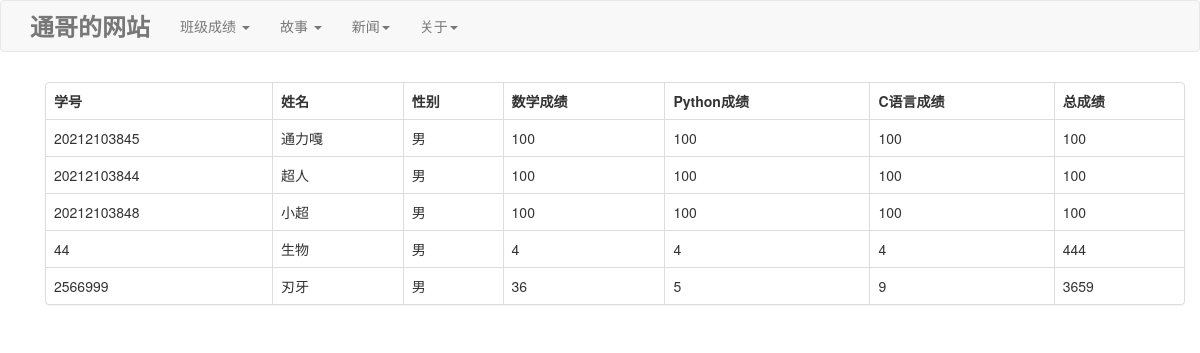
The app's page /banji/ (signed in) with its own data.
### app/models.py (models this page shows)
class Userment(models.Model):
    id = models.CharField(verbose_name='学号',max_length=11,primary_key=True)
    name=models.CharField(verbose_name='姓名',max_length=16)
    gender = models.CharField(verbose_name="性别",max_length=5)
    math=models.IntegerField(verbose_name='数学')
    python = models.IntegerField(verbose_name='python')
    C = models.IntegerField(verbose_name='C')
    coun = models.IntegerField(verbose_name='总分')

### app/views.py (the view)
# urls.py: path('banji/', app.views.banji),
def banji(request):
    if request.session.keys():
        pus = models.Userment.objects.all()
        return render(request, "banji.html", {"data": pus})
    else:
        return redirect("/denglu/")

### app/templates/banji.html (shortened to what this page needs)
{% extends 'muban.html' %}
{% block content %}
    <div>
        <div class="container">
            <div class="panel panel-default">
                <table class="table table-bordered">
                    <thead>
                    <tr>
                        <th>学号</th>
                        <th>姓名</th>
                        <th>性别</th>
                        <th>数学成绩</th>
                        <th>Python成绩</th>
                        <th>C语言成绩</th>
                        <th>总成绩</th>
                    </tr>
                    </thead>
                    <tbody>
                    {% for data in data %}
                        <tr>
                            <td>{{ data.id }}</td>
                            <td>{{ data.name }}</td>
                            <td>{{ data.gender }}</td>
                            <td>{{ data.math }}</td>
                            <td>{{ data.python}}</td>
                            <td>{{ data.C }}</td>
                            <td>{{ data.coun }}</td>
                        </tr>
                    {% endfor %}
                    </tbody>
                </table>
            </div>
        </div>
    </div>
{% endblock %}

### app/templates/muban.html (shortened to what this page needs)
<!DOCTYPE html>
<html lang="en">
<head>
    {% load bootstrap3 %}
    {% bootstrap_css %}
</head>
<body>
    <nav class="navbar navbar-default">
        <div class="container">
            <div class="navbar-header">
                <a class="navbar-brand" href="/admin">通哥的网站</a>
            </div>
            <div class="collapse navbar-collapse" id="bs-example-navbar-collapse-1">
                <ul class="nav navbar-nav">
                    <li class="dropdown">
                        <a href="#" class="dropdown-toggle" data-toggle="dropdown" role="button" aria-haspopup="true" aria-expanded="false">班级成绩 <span class="caret"></span></a>
                    </li>
                    <li class="dropdown">
                        <a href="#" class="dropdown-toggle" data-toggle="dropdown" role="button" aria-haspopup="true" aria-expanded="false">故事 <span class="caret"></span></a>
                    </li>
                    <li class="dropdown">
                        <a href="#" class="dropdown-toggle" data-toggle="dropdown" role="button" aria-haspopup="true" aria-expanded="false">新闻<span class="caret"></span></a>
                    </li>
                    <li class="dropdown">
                        <a href="#" class="dropdown-toggle" data-toggle="dropdown" role="button" aria-haspopup="true" aria-expanded="false">关于<span class="caret"></span></a>
                    </li>
                </ul>
            </div>
        </div>
    </nav>
    <div class="container">
        {% block content %}{% endblock %}
    </div>
</body>
</html>

### app/templates/muban.html (style rules this page uses)
.navbar-brand { font-size: 24px; font-weight: bold; color: #333; }
.navbar-nav > li > a { color: #333; }
.navbar-default { background-color: #f8f8f8; border-color: #e7e7e7; }

### records on screen
Userment: id "20212103845", name "通力嘎", gender "男", math "100", python "100", C "100", coun "100"
Userment: id "20212103844", name "超人", gender "男", math "100", python "100", C "100", coun "100"
Userment: id "20212103848", name "小超", gender "男", math "100", python "100", C "100", coun "100"
Userment: id "44", name "生物", gender "男", math "4", python "4", C "4", coun "444"
Userment: id "2566999", name "刃牙", gender "男", math "36", python "5", C "9", coun "3659"
